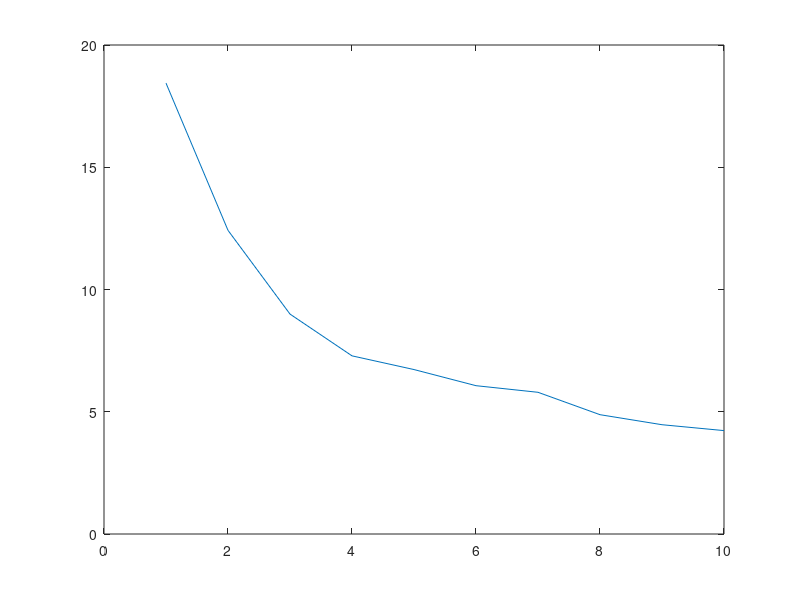

This figure's MATLAB source:
% This made the kOn and kWalk Dependent on the number of free or bound
% motors

% This simulates a multiple motor system with a changing concentration of
% motors

clear all
close all

NumberofRuns=1000;

NumberofMotorsArray=1:10;


kOn=1; %This is chance of a single motor falling on the filament. true kOn is kOn*NumberofFreeMotors
kOff=1;
kWalk=1; %This is chance of a single motor walking on the filament. true kWalk is kOn*NumberofBoundMotors

% Once we have a code where the length changes continuosly instead of from
% l to L-1, kOn will also be dependent on number of monomers

LengthofFilament=5;
NumberofMonomers=LengthofFilament+1;

TotalTimeMatrix=zeros(NumberofRuns,size(NumberofMotorsArray,2)); 



for h=[1:NumberofRuns]
    
    
 for i=1:size(NumberofMotorsArray,2)   
    
     
NumberofMotors=NumberofMotorsArray(i);

MotorTrackingMatrix=zeros(NumberofMotors,4);
MotorTrackingMatrix(:,1)=(1:NumberofMotors); %first row is the motor number, second is the time it landed, the third is its current position

MotorFellOff=0;

DT=[0];
    

while MotorFellOff<1
    

%----------------------------------------------------------------------

if sum(MotorTrackingMatrix(:,4)==0)>0 && sum(MotorTrackingMatrix(:,4)==NumberofMonomers)==0%If there are any free motors
        k1=kOn*sum(MotorTrackingMatrix(:,4)==0); %kOn times number of free motors
    else
        k1=0;
    end
    
    if sum(MotorTrackingMatrix(:,4)==NumberofMonomers)>0
        k2=kOff;
    else
        k2=0;
    end
    
    if sum(MotorTrackingMatrix(:,4))>0 && sum(MotorTrackingMatrix(:,4)==NumberofMonomers)==0 % should there be a condition where if there is a motor on the end this can't happen??
        k3=kWalk*sum(MotorTrackingMatrix(:,4)>0);
    else
        k3=0;
    end
    
%     k1
%     k2
%     k3
%     
    
    kTotal=k1+k2+k3;
    
    
    %----------------------------------------------------------------------
    
    p=rand;
    DT=[DT exprnd(1/kTotal)];
    
    
    
    if p<k1/kTotal
        FreeMotorArray=find(MotorTrackingMatrix(:,4)==0); %gives an array of the indexes of every free motor
        LandPosition=ceil(p*NumberofMonomers);
        MotorToLand=FreeMotorArray(ceil(size(FreeMotorArray,1)*p));
        MotorTrackingMatrix(MotorToLand,4)=LandPosition;
                % Note: there is an amount of bias where lower number indexed motors
                % will fall on a lower position on the filament in general, does this
                % matter?
        MotorTrackingMatrix(MotorToLand,3)=LandPosition;
        MotorTrackingMatrix(MotorToLand,2)=sum(DT);
    else
        if p>k1/kTotal && p<(k1+k2)/kTotal
            MotorFellOff=1;
        else
            BoundMotorArray=find(MotorTrackingMatrix(:,4)~=0);
            q=p-(k1+k2)/kTotal; %This is how far p is away from the edge of the "walk bin"
            WalkInteger=ceil(q*size(BoundMotorArray,1)*2);
            MotorToWalk=BoundMotorArray(ceil(WalkInteger/2)); %Does this make the higher indexed motors more likely to walk?

                if mod(WalkInteger,2)~=0 && MotorTrackingMatrix(MotorToWalk,4)~=1; %whether or not its even or odd
                    WalkDirection=-1;
                else
                    WalkDirection=1;
                end

        MotorTrackingMatrix(MotorToWalk,4)=MotorTrackingMatrix(MotorToWalk,4)+WalkDirection;
        end
    end 
    
    
    
%      MotorTrackingMatrix
%      
end

TotalTime=sum(DT);
% h
% i
TotalTimeMatrix(h,i)=TotalTime;

 end

end

NewTotalTimeMatrix=sum(TotalTimeMatrix,1)/NumberofRuns; %look at this more extensively and change it in future codes

x=NumberofMotorsArray;
y=NewTotalTimeMatrix;
plot(x,y)
